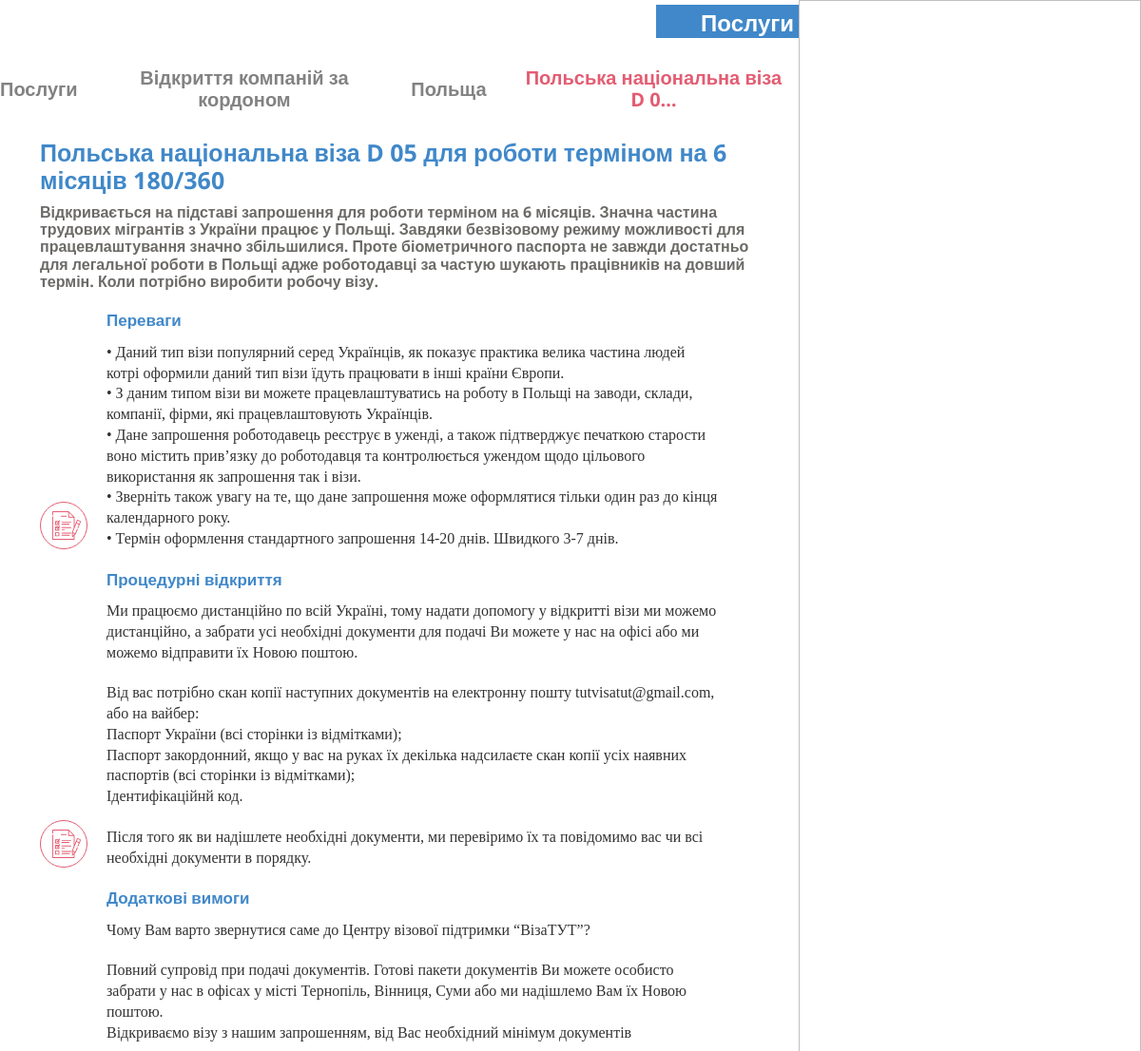
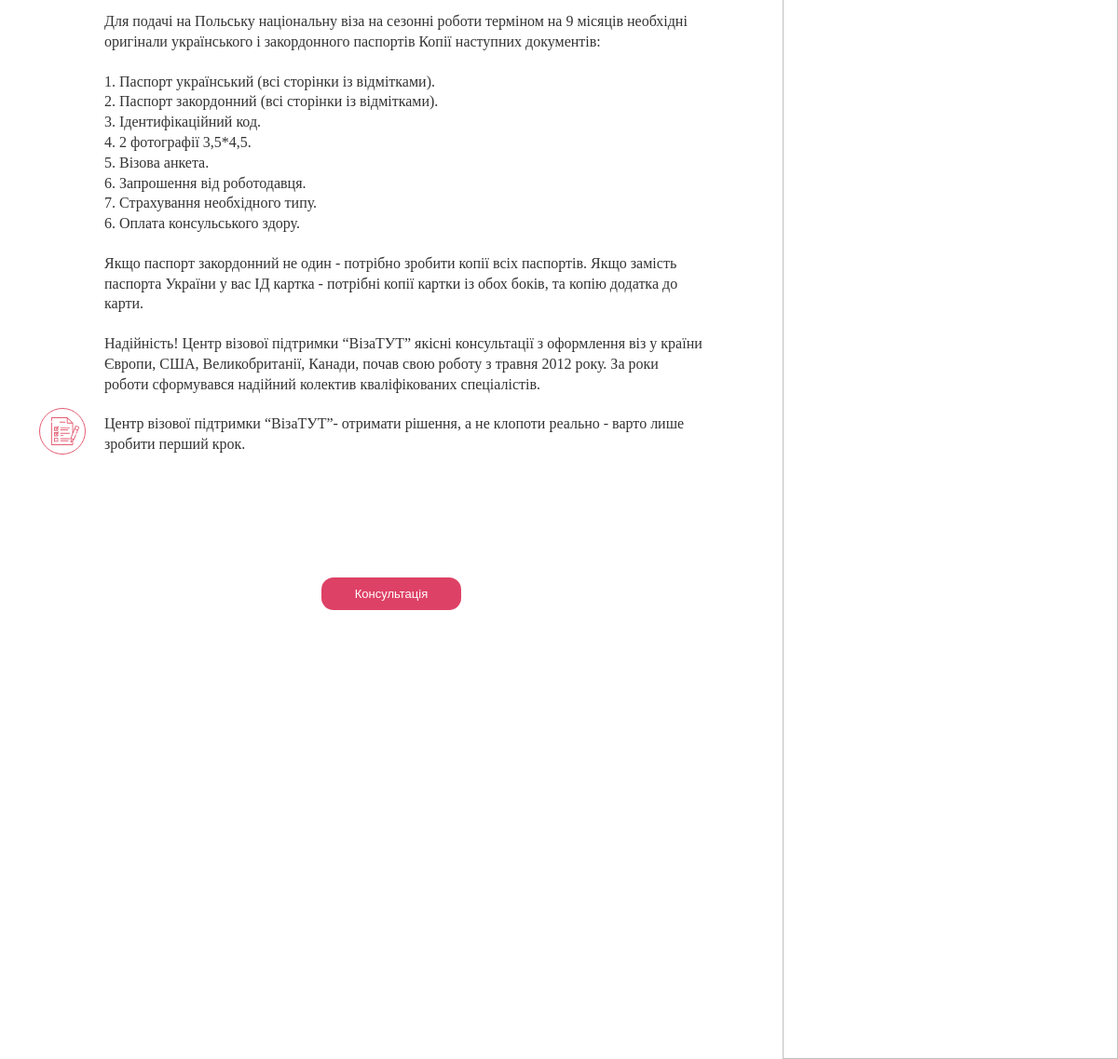
/service/28/, run on the app's committed database (2 pictures, top to bottom).
### project/service/models.py (models this page shows, shortened)
class Service(MetaData):
    class Meta:
        verbose_name = 'Послугу по країні'
        verbose_name_plural = 'Послуги по країнах'
    title           = models.CharField(verbose_name='Заголовок', max_length=255, blank=True, null=True,)
    country         = models.ForeignKey(verbose_name='Країна', to="service.Country", on_delete=models.CASCADE, related_name='services', blank=True, null=True)
    header          = models.TextField(verbose_name='Підзаголовок', blank=True, null=True, max_length=1000)
    advantages      = HTMLField(verbose_name='Переваги',            blank=True, null=True)
    procedure       = HTMLField(verbose_name='Процедура відкриття', blank=True, null=True)
    addition        = HTMLField(verbose_name='Додаткові вимоги',    blank=True, null=True)
    updated         = models.DateTimeField(verbose_name='Змінено', auto_now=True)

class Country(MetaData):
    class Meta:
        verbose_name = 'Країну'
        verbose_name_plural = 'Країни'
    title           = models.CharField(verbose_name='Назва', max_length=255, blank=True, null=True,)
    image           = models.ImageField(verbose_name='Зображення', blank=True, null=True, upload_to='country/')
    category        = models.ForeignKey(verbose_name='Категорія послуг', to='service.ServiceCategory', on_delete=models.CASCADE, related_name='country', blank=True, null=True)
    updated         = models.DateTimeField(verbose_name='Змінено', auto_now=True)

class ServiceCategory(MetaData):
    class Meta:
        verbose_name = 'Послугу з привязкою до країни'
        verbose_name_plural = 'Послуги з привязкою до країн'
    title           = models.CharField(verbose_name='Назва', max_length=255, blank=True, null=True)
    image           = models.ImageField(verbose_name='Зображення', blank=True, null=True, upload_to='service_category/')
    updated         = models.DateTimeField(verbose_name='Змінено', auto_now=True)

### project/views.py (the view)
# urls.py: path('service/<service_id>/',   service,                    name='service'),
def service(request, service_id ):
    service             = Service.objects.select_related('country').get(pk=service_id)
    return render(request, 'service.html', locals())

### templates/service.html (shortened to what this page needs)
<!DOCTYPE html>
<html lang="en">
<head>
	<link rel="stylesheet" href="/static/css/jquery.fancybox.min.css">
	<link rel="stylesheet" href="/static/css/style.css?v=2">
</head>
<body class="services_fixed">
	<div class="nav-bar">
		<a class="logo_link" href="/">
			<div class="logo-wrap">
				<img src="/static/img/logo.png" alt="">
			</div>
		</a>
		<div class="hidden_nav-bar">
			<div data-index="2" data-menuanchor="secondPage" class="hidden_name slide psevdo_link">
				<div class="psevdo_point">
					<div class="psevdo_sub-point psevdo_sub-point_active">
					</div>
				</div>
				<a href="#secondPage">
				</a>
			</div>
			<div data-index="3" data-menuanchor="3thPage" class="hidden_name slide psevdo_link">
				<div class="psevdo_point">
					<div class="psevdo_sub-point">
					</div>
				</div>
				<a href="#3thPage">
				</a>
			</div>
			<div data-index="4" data-menuanchor="4thpage" class="hidden_name slide psevdo_link">
				<div class="psevdo_point">
					<div class="psevdo_sub-point">
					</div>
				</div>
				<a href="#4thpage">
				</a>
			</div>
			<div data-index="5" data-menuanchor="5thpage" class="hidden_name slide psevdo_link">
				<div class="psevdo_point">
					<div class="psevdo_sub-point">
					</div>
				</div>
				<a href="#5thpage">
				</a>
			</div>
			<div data-index="6" data-menuanchor="6thpage" class="hidden_name slide psevdo_link">
				<div class="psevdo_point">
					<div class="psevdo_sub-point">
					</div>
				</div>
				<a href="#6thpage">
				</a>
			</div>
			<div data-index="7" data-menuanchor="7thpage" class="hidden_name slide psevdo_link">
				<div class="psevdo_point">
					<div class="psevdo_sub-point">
					</div>
				</div>
				<a href="#7thpage">
				</a>
			</div>
		</div>
		  <div class="sociate-block">
			<div class="sociate-prof">
			</div>
			<div class="sociate-prof">
			</div>
			<div class="sociate-prof">
			</div>
		</div>
	</div>
		<section id="sect2" class="sect_name section sect2 services2">
			<div class="default-block">
				<div class="default-content">
					<div class="main__title">
						<h1 class="title_name">
							Послуги
						</h1>
					</div>
					<div class="mini-navigation-block">
						<div data-nav="nav1" data-scheme="101" class="nav_name nav_name_link nav_name_first">
							Послуги
						</div>
						<div data-scheme="{{ service.country.category.pk }}" class="nav_name nav_name_link">
							{{ service.country.category.title|truncatechars_html:30 }}
						</div>
						<div class="nav_name">
							<a href="{% url 'services' service.country.pk %}">
								{{ service.country.title|truncatechars_html:30 }}
							</a>
						</div>
						<div class="nav_name nav_name_active">
							{{ service.title|truncatechars_html:30 }}
						</div>
					</div>
					<div class="blog-block normalScroll">
						<div class="main_service_title">
							{{ service.title }}
						</div>
						<div class="sub_service_text">
							{{ service.header }}
						</div>
						<div class="services_flex-block">
							{% include '_svg_service.html' %}
							<div class="content_num-block">
								<div class="content_num">
									Переваги
								</div>
								<div class="sub_content_num">
									{{ service.advantages|safe }}
								</div>
							</div>
						</div>
						<div class="services_flex-block">
							{% include '_svg_service.html' %}
							<div class="content_num-block">
								<div class="content_num">
									Процедурні відкриття
								</div>
								<div class="sub_content_num">
									{{ service.procedure|safe }}
								</div>
							</div>
						</div>
						<div class="services_flex-block">
							{% include '_svg_service.html' %}
							<div class="content_num-block">
								<div class="content_num">
									Додаткові вимоги
								</div>
								<div class="sub_content_num">
									{{ service.addition|safe }}
								</div>
							</div>
						</div>
					</div>
					<div class="header-btn form_consultation" data-src='#form_cons'>
						Консультація
					</div>
				</div>
				<div class="default-image default-image-1">
					<img data-src="/static/img/bg-2.jpg" alt="">
				</div>
			</div>
		</section>
</body>
</html>

### templates/includes/meta_og.html (shortened to what this page needs)
{% load static %}

### templates/_svg_service.html (shortened to what this page needs)
<div class="svg_num">
</div>

### data on the page
Service: country.category "Відкриття компаній за кордоном", country "Польща", title "Польська національна віза D 0…", title "Польська національна віза D 05 для роботи терміном на 6 місяців 180/360", header "Відкривається на підставі запрошення для роботи терміном на 6 місяців. Значна частина трудових мігрантів з України працює у Польщі. Завдяки безвізовому режиму можливості для працевлаштування значно збільшилися. Проте біометричного паспорта не завжди достатньо для легальної роботи в Польщі адже роботодавці за частую шукають працівників на довший термін. Коли потрібно виробити робочу візу.", advantages "• Даний тип візи популярний серед Українців, як показує практика велика частина людей котрі оформили даний тип візи їдуть працювати в інші країни Європи. • З даним типом візи ви можете працевлаштуватись на роботу в Польщі на заводи, склади, компанії, фірми, які працевлаштовують Українців. • Дане запрошення роботодавець реєструє в уженді, а також підтверджує печаткою старости воно містить прив’язку до роботодавця та контролюється ужендом щодо цільового використання як запрошення так і візи. • Зверніть також увагу на те, що дане запрошення може оформлятися тільки один раз до кінця календарного року. • Термін оформлення стандартного запрошення 14-20 днів. Швидкого 3-7 днів.", procedure "Ми працюємо дистанційно по всій Україні, тому надати допомогу у відкритті візи ми можемо дистанційно, а забрати усі необхідні документи для подачі Ви можете у нас на офісі або ми можемо відправити їх Новою поштою. Від вас потрібно скан копії наступних документів на електронну пошту tutvisatut@gmail.com, або на вайбер: Паспорт України (всі сторінки із відмітками); Паспорт закордонний, якщо у вас на руках їх декілька надсилаєте скан копії усіх наявних паспортів (всі сторінки із відмітками); Ідентифікаційнй код. Після того як ви надішлете необхідні документи, ми перевіримо їх та повідомимо вас чи всі необхідні документи в порядку.", addition "Чому Вам варто звернутися саме до Центру візової підтримки “ВізаТУТ”? Повний супровід при подачі документів. Готові пакети документів Ви можете особисто забрати у нас в офісах у місті Тернопіль, Вінниця, Суми або ми надішлемо Вам їх Новою поштою. Відкриваємо візу з нашим запрошенням, від Вас необхідний мінімум документів Для подачі на Польську національну віза на сезонні роботи терміном на 9 місяців необхідні оригінали українського і закордонного паспортів Копії наступних документів: 1. Паспорт український (всі сторінки із відмітками). 2. Паспорт закордонний (всі сторінки із відмітками). 3. Ідентифікаційний код. 4. 2 фотографії 3,5*4,5. 5. Візова анкета. 6. Запрошення від роботодавця. 7.…"
